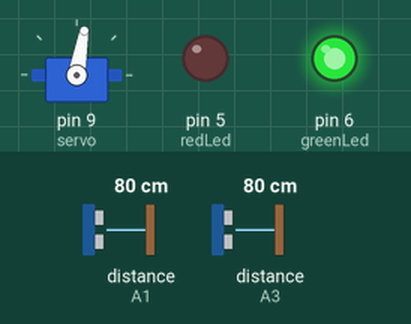
Recording of a sketch running on a simulated Arduino Uno, built with avr-gcc and run on an emulated ATmega328P. Shown: servo, output pins drawn as LEDs (lit = HIGH). The inputs (shaded band) are chosen by the test bench; at power-on: distance to the obstacle (sensors on A1, A3) 80 cm.

Above: at 1.2 s.
1.3 s: distance to the obstacle (sensor on A1) set to 7 cm
2.8 s: distance to the obstacle (sensor on A1) set to 4 cm
At 4.7 s:
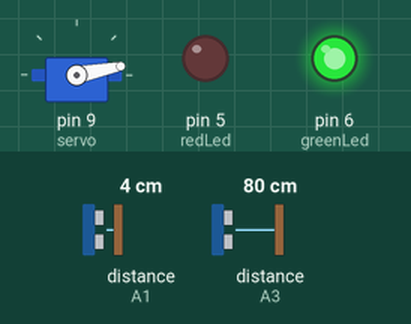
5.0 s: distance to the obstacle (sensor on A3) set to 2 cm
At 5.7 s:
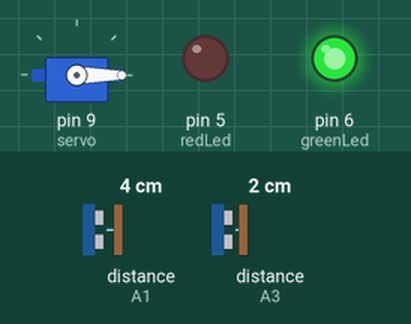
6.5 s: distance to the obstacle (sensor on A1) set to 9 cm
At 9.3 s:
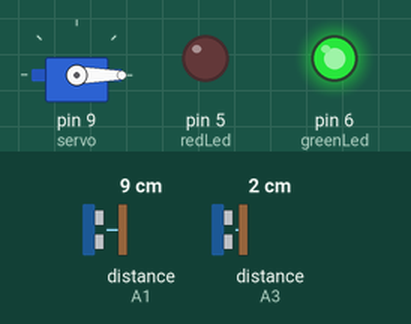
9.5 s: distance to the obstacle (sensor on A3) set to 9 cm
Timing chart, 0 to 13.2 s (numbered marks = the images above; inputs shaded):
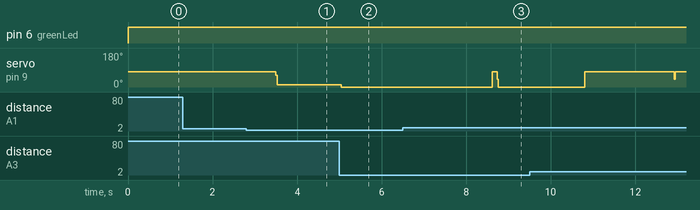

Measured:
- the behaviour switches between 6 and 5 cm on distance to the obstacle (sensor on A1) (found by bisection; images 0 and 1)
- after the input at 1.3 s, every drawn part: stays the same
- after the input at 2.8 s, servo on pin 9 (servo): 80° → 11° after 0.70 s
- after the input at 5.0 s, servo on pin 9 (servo): 11° → 0° after 0.05 s
- after the input at 6.5 s, servo on pin 9 (servo): 0° → 80° after 2.1 s, → 0° 0.12 s later

The sketch:

sketch_may11a.ino
```cpp
#include <HCSR04.h>
#include <Servo.h>
#include <Wire.h>
#include <LiquidCrystal_I2C.h>

//definirea servomotorului:
Servo servo;

//definirea celor doi senzori:
UltraSonicDistanceSensor sensorIn(A2, A3);
UltraSonicDistanceSensor sensorOut(A0, A1);

//definirea valorilor citite de la senzori:
int sensorInValue;
int sensorOutValue;

//definirea numarului de locuri din parcare:
int freePlaces = 9;

//definirea flagurilor:
int isIn = 0;
int isOut = 0;

//definirea LED-urilor:
int redLed = 5;
int greenLed = 6;

//definire LCD-ului
LiquidCrystal_I2C lcd(0x3F, 8, 9);

//functie pentru afisarea locurilor libere
void printFreePlacesOnLCD() {
  lcd.clear();
  lcd.setCursor(0,0);
  lcd.print("LOCURI LIBERE:");
  lcd.setCursor(7,1);
  lcd.print(freePlaces);
}

//functie de afisaj la deschiderea barierei
void printOpeningBarrierOnLCD() {
  lcd.setCursor(4,0);
  lcd.print("Bariera");
  lcd.setCursor(2,1);
  lcd.print("se deschide");
}

//functie de afisaj la inchiderea barierei
void printClosingBarrierOnLCD() {
  lcd.setCursor(4,0);
  lcd.print("Bariera");
  lcd.setCursor(2,1);
  lcd.print("se inchide");
}

//functie pentru aprinderea ledurilor
void ledHandler() {
  if (freePlaces > 0) {
    digitalWrite(greenLed, HIGH);
    digitalWrite(redLed, LOW);
  } else if (freePlaces == 0) {
    digitalWrite(redLed, HIGH);
    digitalWrite(greenLed, LOW);
  }
}

//functie pentru intrarea in parcare
void enterHandler(int sensorInValue, int sensorOutValue) {
  if ((sensorInValue >= 2 && sensorInValue <= 5) && freePlaces > 0 && isIn == 0) {
    for (int p=80 ; p>=0 ; p=p-4) {
      printOpeningBarrierOnLCD();
      servo.write(p);
    }
    isIn = 1;
    freePlaces--;
  }
  if ((sensorOutValue >= 7 && sensorOutValue <= 9)) {
    delay(2000);
    for (int p=0 ; p<=80; p=p+4) {
      printClosingBarrierOnLCD();
      servo.write(p);
    }
    isIn = 0;
  }
}

//functie pentru iesirea din parcare
void exitHandler(int sensorInValue, int sensorOutValue) {
  if ((sensorOutValue >= 2 && sensorOutValue <= 5) && isOut == 0) {
    for (int p=95 ; p>=10 ; p=p-4) {
      printOpeningBarrierOnLCD();
      servo.write(p);
    }
    isOut = 1;
    freePlaces++;
  }

  if (sensorInValue >= 7 && sensorInValue <=9) {
    delay(2000);
    for (int p=10 ; p<=95 ; p=p+2) {
      printClosingBarrierOnLCD();
      servo.write(p);
    }
    isOut = 0;
  }
}

//functie pentru verificarea locurilor libere;
void verifyFreePlaces() {
  if (freePlaces >= 9) {
      freePlaces = 9;
  }
  if (freePlaces < 0) {
      freePlaces  = 0;
  }
}


void setup() {
  Serial.begin(115200);

  //PIN-ul 9 va fi responsabil de controlul servomotorului:
  servo.attach(9);

  //setarea pozitiei initiale a barierei:
  servo.write(80);


  //setarea LED-urilor ca output:
  pinMode(redLed, OUTPUT);
  pinMode(greenLed, OUTPUT);

}

void loop() {
  //atribuim variabilelor de masurare valorile masurate de senzori.
  sensorInValue = sensorIn.measureDistanceCm();
  sensorOutValue = sensorOut.measureDistanceCm();

  //aprindere leduri:
  ledHandler();

  //intrare in parcare:
  enterHandler(sensorInValue, sensorOutValue);

  //iesire din parcare:
  exitHandler(sensorInValue, sensorOutValue);

  //verificare interval (0, 10):
  verifyFreePlaces();

  delay(100);

}
```
